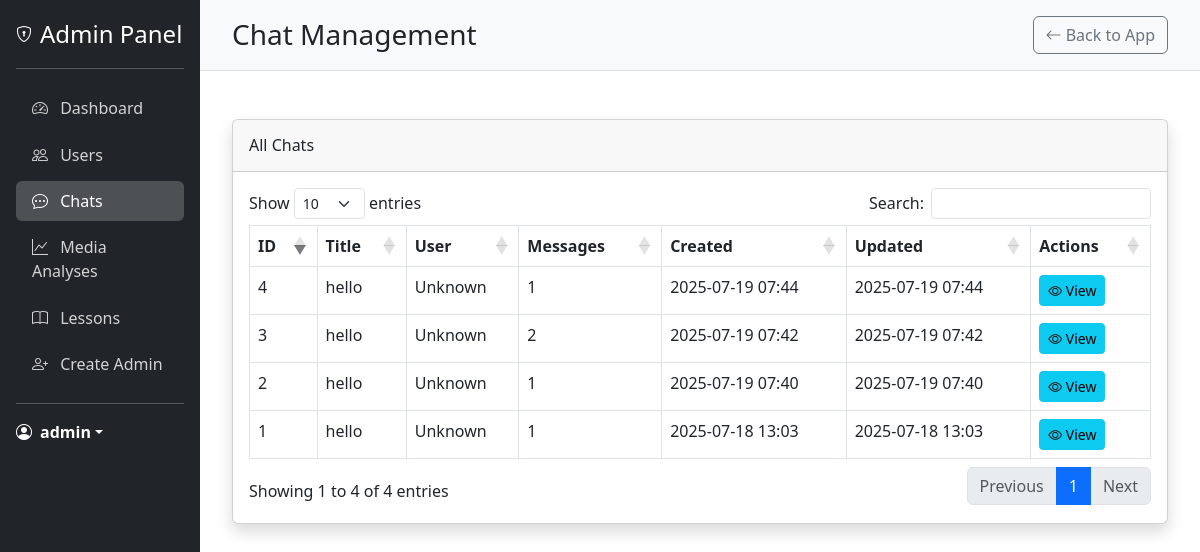
Page /admin/chats (signed in) on the earlier database version.
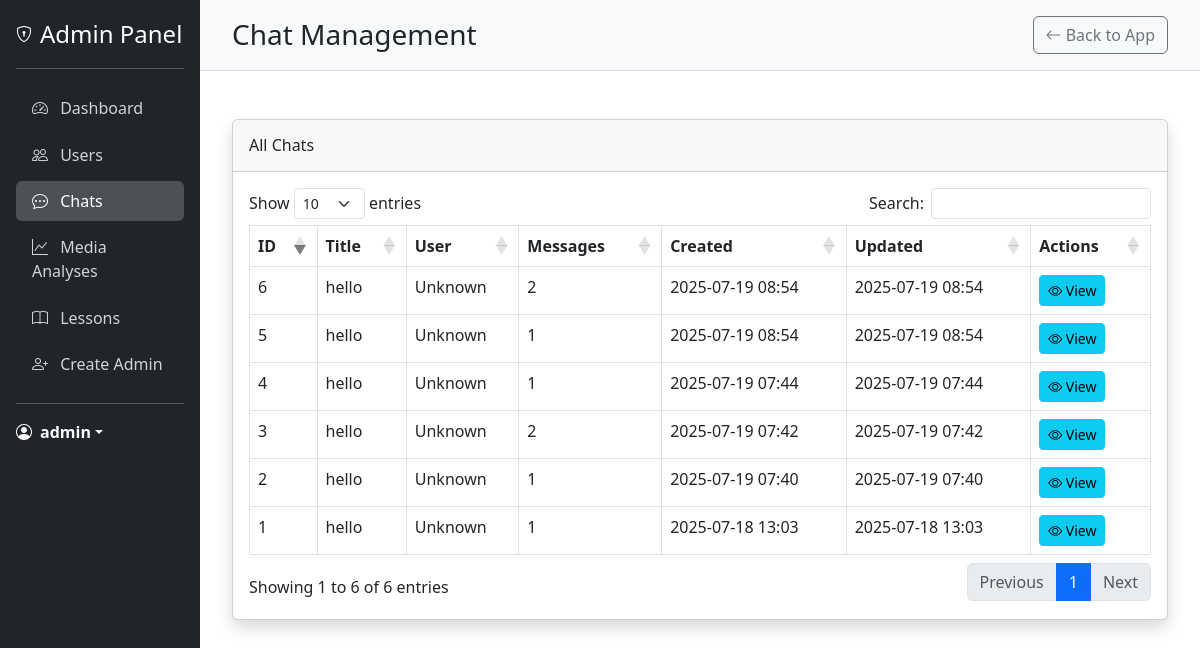
Same page on the later database version.
### models.py (models this page shows, shortened)
class User(UserMixin, db.Model):
    __tablename__ = 'users'
    id = db.Column(db.Integer, primary_key=True)
    username = db.Column(db.String(80), unique=True, nullable=False)
    email = db.Column(db.String(120), unique=True, nullable=False)
    password_hash = db.Column(db.String(128), nullable=False)
    is_admin = db.Column(db.Boolean, default=False)
    created_at = db.Column(db.DateTime, default=datetime.utcnow)
    last_login = db.Column(db.DateTime)
    latitude = db.Column(db.Float)
    longitude = db.Column(db.Float)
    location_name = db.Column(db.String(200))
    analyses = db.relationship('MediaAnalysis', backref='user', lazy=True)

class Chat(db.Model):
    __tablename__ = 'chats'
    id = db.Column(db.Integer, primary_key=True)
    user_id = db.Column(db.Integer, db.ForeignKey('users.id'), nullable=True)
    created_at = db.Column(db.DateTime, default=datetime.utcnow)
    updated_at = db.Column(db.DateTime, default=datetime.utcnow, onupdate=datetime.utcnow)
    title = db.Column(db.String(255), nullable=True)  # Optional title based on content
    fact_sheet = db.Column(db.Text, nullable=True)  # Stores extracted company info
    strategies = db.Column(db.Text, nullable=True)  # Stores generated strategies
    messages = relationship("Message", back_populates="chat", cascade="all, delete-orphan")

### app.py (the view)
@app.route('/admin/chats')
@login_required
@admin_required
def admin_chats():
    chats = Chat.query.order_by(Chat.created_at.desc()).all()
    return render_template('admin/chats.html', chats=chats)

### app.py (called while the page is built)
@login_manager.user_loader
def load_user(user_id):
    return User.query.get(int(user_id))

def admin_required(f):
    @wraps(f)
    def decorated_function(*args, **kwargs):
        if not current_user.is_authenticated:
            flash('You need to login first.', 'danger')
            return redirect(url_for('login'))
        if not hasattr(current_user, 'is_admin') or not current_user.is_admin:
            flash('You need admin privileges to access this page.', 'danger')
            return redirect(url_for('landing_page1'))
        return f(*args, **kwargs)
    return decorated_function

### templates/admin/chats.html (shortened to what this page needs)
{% extends "admin/base_admin.html" %}
{% block header %}Chat Management{% endblock %}
{% block content %}
<div class="card shadow mb-4">
    <div class="card-header py-3">
        <h6 class="m-0 font-weight-bold">All Chats</h6>
    </div>
    <div class="card-body">
        <div class="table-responsive">
            <table class="table table-bordered" id="chatsTable" width="100%" cellspacing="0">
                <thead>
                    <tr>
                        <th>ID</th>
                        <th>Title</th>
                        <th>User</th>
                        <th>Messages</th>
                        <th>Created</th>
                        <th>Updated</th>
                        <th>Actions</th>
                    </tr>
                </thead>
                <tbody>
                    {% for chat in chats %}
                    <tr>
                        <td>{{ chat.id }}</td>
                        <td>{{ chat.title or 'Untitled Chat' }}</td>
                        <td>
                            {% if chat.user %}
                            <a href="{{ url_for('admin_user_detail', user_id=chat.user_id) }}">
                                {{ chat.user.username }}
                            </a>
                            {% else %}
                            Unknown
                            {% endif %}
                        </td>
                        <td>{{ chat.messages|length }}</td>
                        <td>{{ chat.created_at.strftime('%Y-%m-%d %H:%M') }}</td>
                        <td>{{ chat.updated_at.strftime('%Y-%m-%d %H:%M') }}</td>
                        <td>
                            <a href="{{ url_for('admin_chat_detail', chat_id=chat.id) }}" class="btn btn-sm btn-info">
                                <i class="bi bi-eye"></i> View
                            </a>
                        </td>
                    </tr>
                    {% endfor %}
                </tbody>
            </table>
        </div>
    </div>
</div>
{% endblock %}
{% block extra_css %}
<link rel="stylesheet" href="https://cdn.datatables.net/1.11.5/css/dataTables.bootstrap5.min.css">
{% endblock %}

### templates/admin/base_admin.html (shortened to what this page needs)
<!DOCTYPE html>
<html lang="en">
<head>
    <link href="https://cdn.jsdelivr.net/npm/bootstrap@5.3.0-alpha1/dist/css/bootstrap.min.css" rel="stylesheet">
    <link rel="stylesheet" href="https://cdn.jsdelivr.net/npm/bootstrap-icons@1.10.3/font/bootstrap-icons.css">
    {% block extra_css %}{% endblock %}
</head>
<body>
    <div class="container-fluid">
        <div class="row">
            <div class="col-md-2 admin-sidebar p-0">
                <div class="d-flex flex-column p-3">
                    <a href="{{ url_for('admin_dashboard') }}" class="d-flex align-items-center mb-3 mb-md-0 me-md-auto text-white text-decoration-none">
                        <i class="bi bi-shield-lock me-2"></i>
                        <span class="fs-4">Admin Panel</span>
                    </a>
                    <hr>
                    <ul class="nav nav-pills flex-column mb-auto">
                        <li class="nav-item">
                            <a href="{{ url_for('admin_dashboard') }}" class="nav-link {% if request.endpoint == 'admin_dashboard' %}active{% endif %}">
                                <i class="bi bi-speedometer2 me-2"></i>
                                Dashboard
                            </a>
                        </li>
                        <li>
                            <a href="{{ url_for('admin_users') }}" class="nav-link {% if request.endpoint == 'admin_users' or request.endpoint == 'admin_user_detail' %}active{% endif %}">
                                <i class="bi bi-people me-2"></i>
                                Users
                            </a>
                        </li>
                        <li>
                            <a href="{{ url_for('admin_chats') }}" class="nav-link {% if request.endpoint == 'admin_chats' or request.endpoint == 'admin_chat_detail' %}active{% endif %}">
                                <i class="bi bi-chat-dots me-2"></i>
                                Chats
                            </a>
                        </li>
                        <li>
                            <a href="{{ url_for('admin_analyses') }}" class="nav-link {% if request.endpoint == 'admin_analyses' %}active{% endif %}">
                                <i class="bi bi-graph-up me-2"></i>
                                Media Analyses
                            </a>
                        </li>
                        <li>
                            <a href="{{ url_for('admin_lessons') }}" class="nav-link {% if request.endpoint == 'admin_lessons' %}active{% endif %}">
                                <i class="bi bi-book me-2"></i>
                                Lessons
                            </a>
                        </li>
                        <li>
                            <a href="{{ url_for('create_admin') }}" class="nav-link {% if request.endpoint == 'create_admin' %}active{% endif %}">
                                <i class="bi bi-person-plus me-2"></i>
                                Create Admin
                            </a>
                        </li>
                    </ul>
                    <hr>
                    <div class="dropdown">
                        <a href="#" class="d-flex align-items-center text-white text-decoration-none dropdown-toggle" id="dropdownUser1" data-bs-toggle="dropdown" aria-expanded="false">
                            <i class="bi bi-person-circle me-2"></i>
                            <strong>{{ current_user.username }}</strong>
                        </a>
                    </div>
                </div>
            </div>
            <div class="col-md-10 p-0">
                <div class="admin-header d-flex justify-content-between align-items-center">
                    <h1 class="h3 mb-0">{% block header %}Admin Dashboard{% endblock %}</h1>
                    <div>
                        <a href="{{ url_for('landing_page1') }}" class="btn btn-outline-secondary">
                            <i class="bi bi-arrow-left"></i> Back to App
                        </a>
                    </div>
                </div>
                <div class="admin-content">
                    {% block content %}{% endblock %}
                </div>
            </div>
        </div>
    </div>
</body>
</html>

### templates/admin/base_admin.html (style rules this page uses)
.admin-sidebar { min-height: 100vh; background-color: #212529; color: white; }
.admin-sidebar .nav-link { color: rgba(255, 255, 255, 0.8); padding: 0.5rem 1rem; margin: 0.2rem 0; }
.admin-sidebar .nav-link.active { color: white; background-color: rgba(255, 255, 255, 0.2); }
.admin-content { padding: 2rem; }
.admin-header { background-color: #f8f9fa; padding: 1rem 2rem; border-bottom: 1px solid #dee2e6; }

Differences in the rows shown:
added Chat: id "6", title "hello", messages|length "2", created_at "2025-07-19 08:54", updated_at "2025-07-19 08:54"
added Chat: id "5", title "hello", messages|length "1", created_at "2025-07-19 08:54", updated_at "2025-07-19 08:54"
Other differences:
text written by a page script: "Show entries Search: Showing 1 to 4 of 4 entries Previous 1 Next" → "Show entries Search: Showing 1 to 6 of 6 entries Previous 1 Next"
